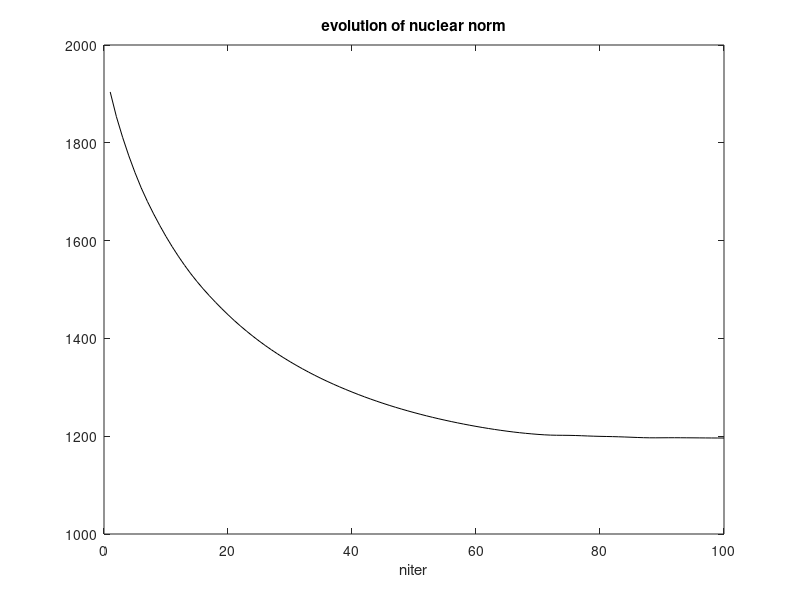
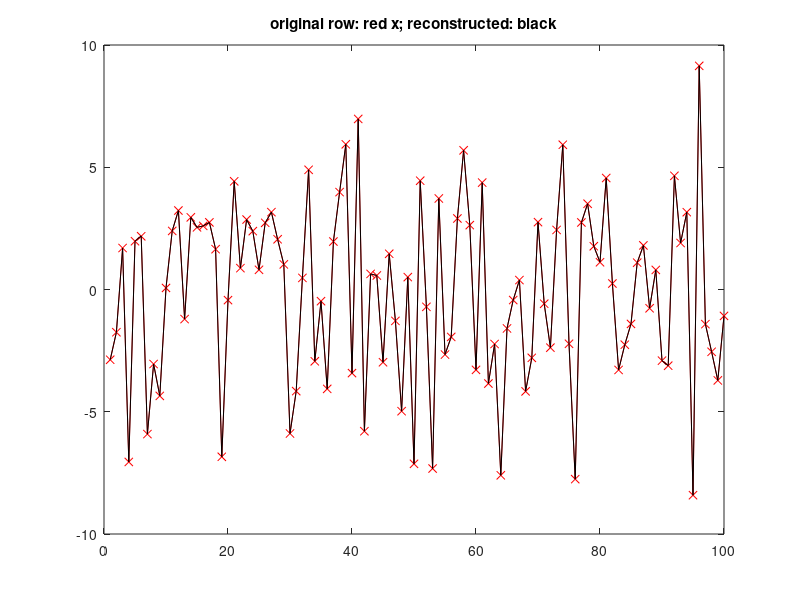

The MATLAB source for these figures, in order:
% Example of Matrix Completion 
% (using Douglas-Rachford)
clear all;
disp('working...')

% a random matrix of rank r
n=100; 
r=12; %rank
A=randn(n,r)*randn(r,n); % Original random matrix

disp('nuclear norm of original matrix:');
[u,d,v]=svd(A); 
nuc_N = sum(diag(d))

% a subset of A is measured by 
% sampling at random a number p of entries of A
p=round(n*log(n)*r); % see theory
aux=randperm(n*n); 
ix=aux(1:p)'; %extract p integer random numbers
% b is a column vector:
b=A(ix); %retain a subset of entries of A

% start the algorithm ---------------------------
X=zeros(n,n);
Y=zeros(n,n);
L=n*n;
niter=100;
lambda=1; gamma=2;
rnx=zeros(niter,1);

for nn=1:niter, 
   % X update
    % R(b-M(Y)) term
     O=zeros(L,1);
     % accumulating repeated entries
     for j=1:p;
        ox=ix(j);
        O(ox)=O(ox)+(b(j)-Y(ox)); 
     end;
     Q=reshape(O,[n n]);
   % proxF (indicator function) 
   X=Y+Q;
        
   % Y update
   %proxG (soft thresholding of singular values):
   P=(2*X)-Y;
   [U,D,V]=svd(P);   
   for j=1:n,
       aux=D(j,j);
       if abs(aux)<=gamma,
           D(j,j)=0;
       else
           if aux>gamma, D(j,j)=aux-gamma; end
           if aux<-gamma, D(j,j)=aux+gamma; end;
       end; 
   end;
   S=U*D*V'; % result of thresholding  
   Y=Y+ (lambda*(S-X));   
    
   % recording
   [u,d,v]=svd(X); 
   rnx(nn)=sum(diag(d)); %nuclear norm
   
 end   
  
%display -----------------------------

% evolution of nuclear norm
figure(1)
plot(rnx,'k');
title('evolution of nuclear norm')
xlabel('niter');

% see a matrix row: original and reconstructed
figure(2)
Nrow=10;  %(edit this number)
plot(A(Nrow,:),'r-x'); hold on;
plot(X(Nrow,:),'k');
title('original row: red x; reconstructed: black');

% a measure of error
er=A(Nrow,:)-X(Nrow,:);
E=sum(er.^2)  %to be printed
